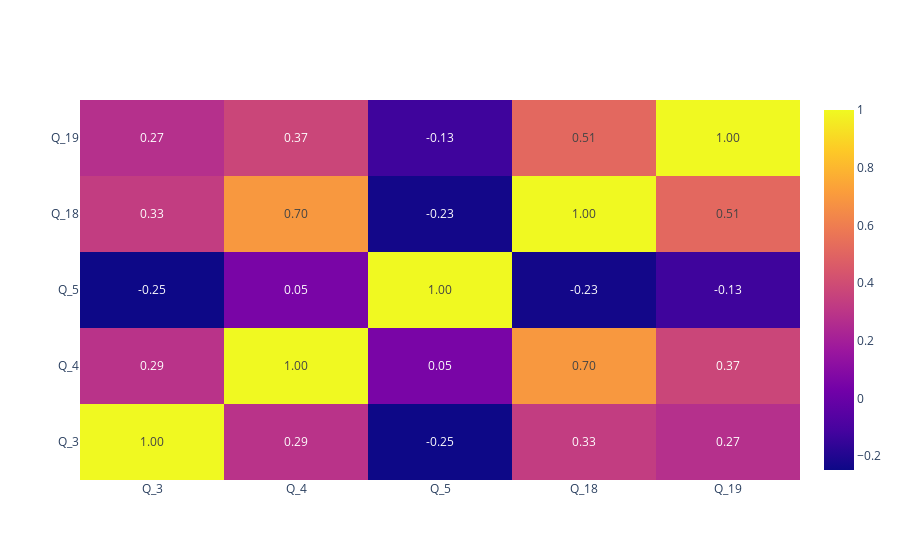

Here is the notebook cell this chart was saved with:
### Code cell
import plotly.graph_objects as go
import numpy as np

nc = df[numerical_d].corr()
fig = go.Figure()
fig.add_trace(
    go.Heatmap(
        x = nc.columns,
        y = nc.index,
        z = np.array(nc),
        text=nc.values,
        texttemplate='%{text:.2f}'
    )
)
fig.show()

### Figure 1 — Plotly figure (JSON) as saved in the notebook; plotly's stock layout.template omitted (floating-point values rounded to 4 significant figures)
{"data": [{"text": [[1, 0.2898, -0.2483, 0.3322, 0.2747], [0.2898, 1, 0.05141, 0.6953, 0.3714], [-0.2483, 0.05141, 1, -0.2341, -0.1273], [0.3322, 0.6953, -0.2341, 1, 0.5147], [0.2747, 0.3714, -0.1273, 0.5147, 1]], "texttemplate": "%{text:.2f}", "type": "heatmap", "x": ["Q_3", "Q_4", "Q_5", "Q_18", "Q_19"], "y": ["Q_3", "Q_4", "Q_5", "Q_18", "Q_19"], "z": [[1, 0.2898, -0.2483, 0.3322, 0.2747], [0.2898, 1, 0.05141, 0.6953, 0.3714], [-0.2483, 0.05141, 1, -0.2341, -0.1273], [0.3322, 0.6953, -0.2341, 1, 0.5147], [0.2747, 0.3714, -0.1273, 0.5147, 1]]}], "layout": {}}
